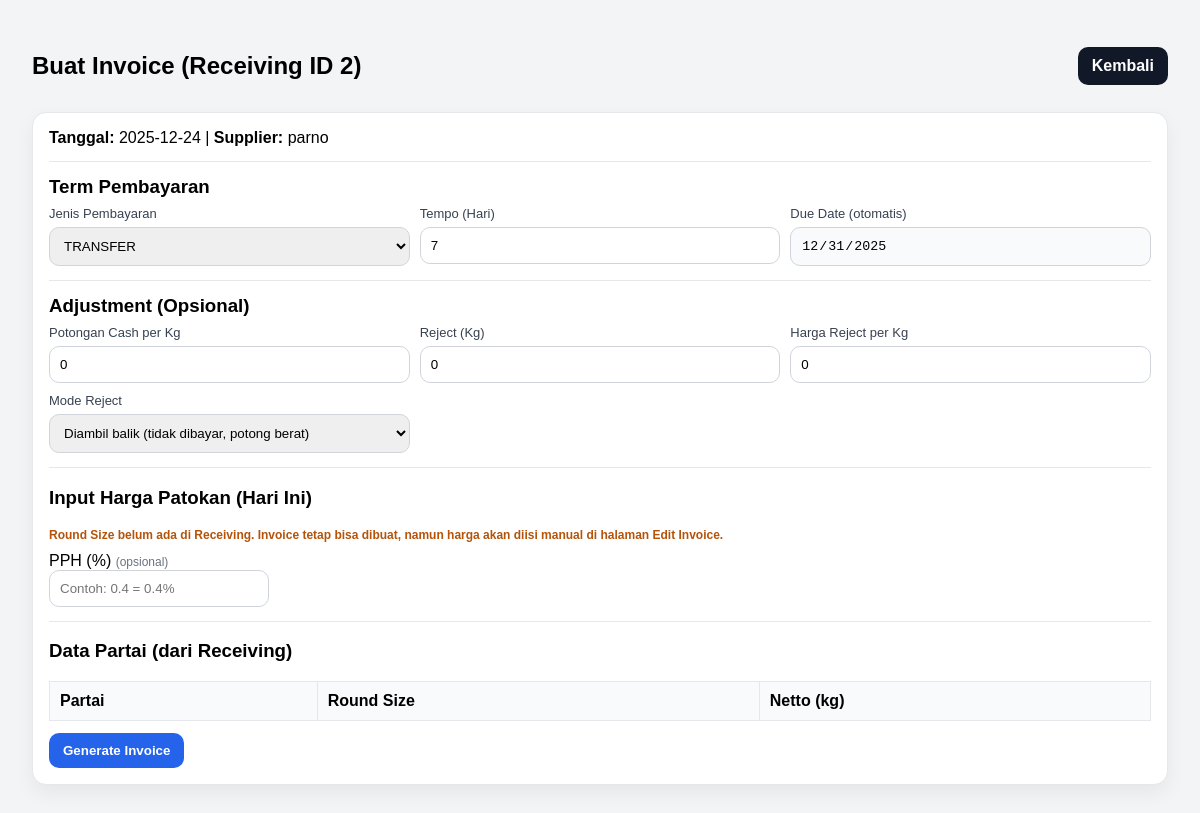
The page /invoice/new/2 (signed in) on the database as committed earlier.
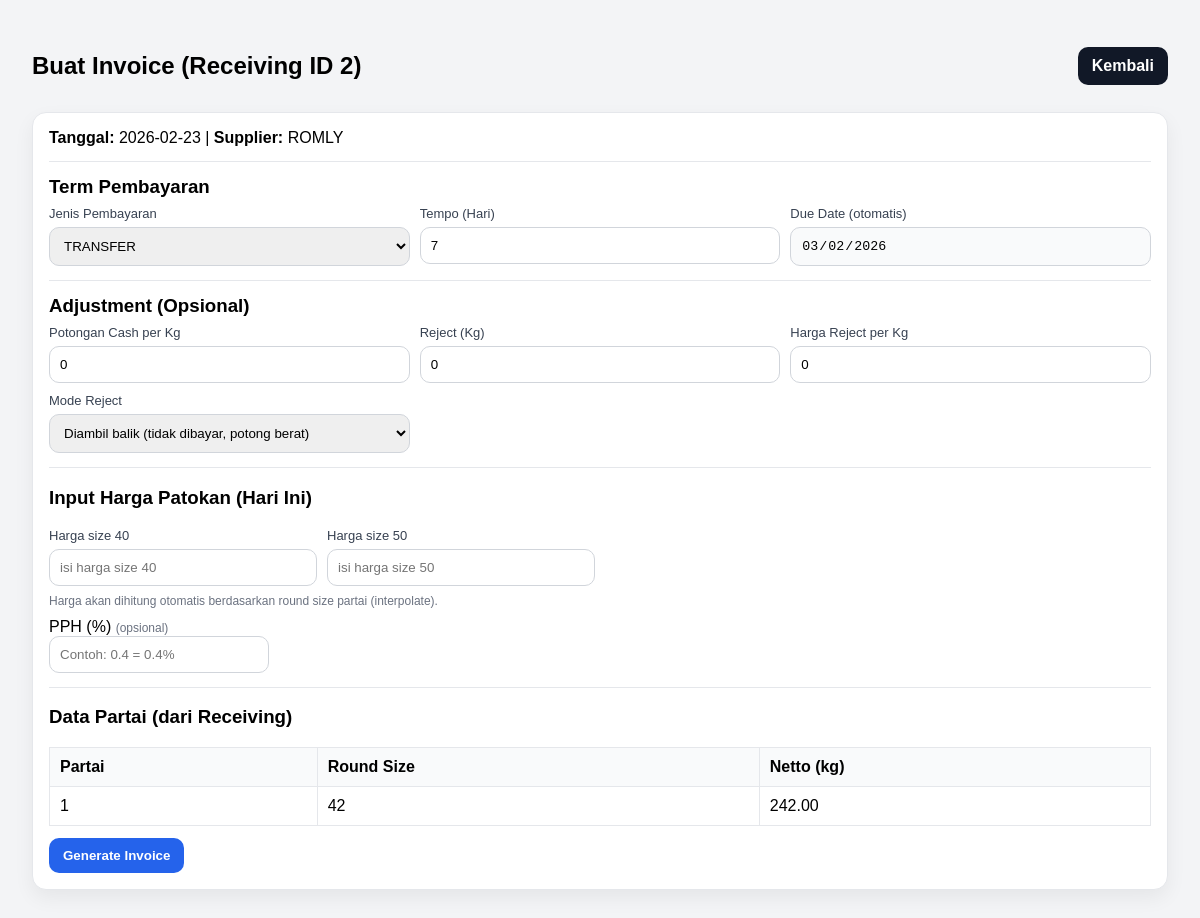
The same page on the database as committed later.
### tables this page shows
CREATE TABLE receiving_header (
            id INTEGER PRIMARY KEY AUTOINCREMENT,
            receiving_no INTEGER NOT NULL UNIQUE,
            tanggal TEXT NOT NULL,
            supplier TEXT NOT NULL,
            jenis TEXT NOT NULL,
            fiber REAL DEFAULT 0,
            created_at TEXT DEFAULT (datetime('now','localtime'))
        );

CREATE TABLE receiving_item (
                id INTEGER PRIMARY KEY AUTOINCREMENT,
                header_id INTEGER NOT NULL,
                partai_no INTEGER NOT NULL,
            
                pcs INTEGER,
                kg_sample REAL,
            
                size REAL,
                round_size INTEGER,
            
                keranjang INTEGER,
                tara_per_keranjang REAL,
            
                bruto REAL,
                total_tara REAL,
                netto REAL,
            
                note TEXT,
                timbangan_json TEXT,
            
                kategori_kupasan TEXT,
                fiber REAL,
            
                FOREIGN KEY(header_id)
                    REFERENCES receiving_header(id)
                    ON DELETE CASCADE
            );

### app.py (the view, shortened to what this page needs)
@app.route("/invoice/new/<int:receiving_id>", methods=["GET", "POST"])
def invoice_new(receiving_id):
    if not require_login():
        return redirect(url_for("login"))
    conn = get_conn()
    header = conn.execute(
        "SELECT * FROM receiving_header WHERE id=?",
        (receiving_id,)
    ).fetchone()
    if not header:
        conn.close()
        return "Receiving tidak ditemukan", 404
    existing = conn.execute("""
        SELECT id
        FROM invoice_header
        WHERE receiving_id=? AND status!='VOID'
        ORDER BY id DESC
        LIMIT 1
    """, (receiving_id,)).fetchone()
    if existing and request.method == "GET":
        conn.close()
        return redirect(url_for("invoice_view", invoice_id=existing["id"]))
    partai_rows = conn.execute("""
        SELECT partai_no, round_size, COALESCE(netto, 0) AS netto
        FROM receiving_item
        WHERE header_id=?
        ORDER BY partai_no ASC
    """, (receiving_id,)).fetchall()
    if request.method == "GET":
        has_size = any(r["round_size"] is not None for r in partai_rows)
        required_sizes = set()
        if has_size:
            for r in partai_rows:
                rs = r["round_size"]
                if rs is None:
                    continue
                s = int(rs)
                lo = (s // 10) * 10
                hi = lo + 10
                required_sizes.add(lo)
                required_sizes.add(hi)
        required_sizes = sorted(required_sizes)
        default_tempo = 7
        tgl_inv = datetime.strptime(header["tanggal"], "%Y-%m-%d")
        default_due = (tgl_inv + timedelta(days=default_tempo)).strftime("%Y-%m-%d")
        conn.close()
        return render_template(
            "invoice_new.html",
            header=dict(header),
            partai=[dict(r) for r in partai_rows],
            has_size=has_size,                 # <-- tambahan: dipakai untuk switch UI
            required_sizes=required_sizes,      # <-- sudah sorted list
            default_tempo=default_tempo,
            default_due=default_due
        )

### app.py (called while the page is built)
def require_login() -> bool:
    return bool(session.get("user"))

### helpers/db.py (called while the page is built)
def get_conn():
    conn = sqlite3.connect(DB_PATH, timeout=30)
    conn.row_factory = sqlite3.Row
    conn.execute("PRAGMA foreign_keys = ON;")
    conn.execute("PRAGMA journal_mode = WAL;")
    return conn

### templates/invoice_new.html (shortened to what this page needs)
<!doctype html>
<html lang="id">
<head>
</head>
<body>
<div class="top">
  <h2>Buat Invoice (Receiving ID {{ header["id"] }})</h2>
  <a class="btn btn-secondary" href="/receiving/{{ header['id'] }}">Kembali</a>
</div>
<div class="card">
  <div><b>Tanggal:</b> {{ header["tanggal"] }} | <b>Supplier:</b> {{ header["supplier"] }}</div>
  <form method="post" style="margin-top:12px;">
    <hr>
    <h3 class="section-title">Term Pembayaran</h3>
    <div class="grid-3">
      <div class="field">
        <label for="payment_type">Jenis Pembayaran</label>
        <select name="payment_type" id="payment_type">
          <option value="TRANSFER">TRANSFER</option>
        </select>
      </div>
      <div class="field">
        <label for="tempo_hari">Tempo (Hari)</label>
        <input type="number" step="1" min="0" name="tempo_hari" id="tempo_hari" value="{{ default_tempo }}" required>
      </div>
      <div class="field">
        <label for="due_preview">Due Date (otomatis)</label>
        <input type="date" id="due_preview" value="{{ default_due }}" readonly class="readonly">
      </div>
    </div>
    <hr>
    <h3 class="section-title">Adjustment (Opsional)</h3>
    <div class="grid-3">
      <div class="field">
        <label for="cash_deduct_per_kg">Potongan Cash per Kg</label>
        <input type="number" step="1" min="0" name="cash_deduct_per_kg" id="cash_deduct_per_kg" value="0">
      </div>
      <div class="field">
        <label for="reject_kg">Reject (Kg)</label>
        <input type="number" step="0.01" min="0" name="reject_kg" id="reject_kg" value="0">
      </div>
      <div class="field">
        <label for="reject_price">Harga Reject per Kg</label>
        <input type="number" step="1" min="0" name="reject_price" id="reject_price" value="0">
      </div>
    </div>
    <div class="grid-3" style="margin-top:10px;">
      <div class="field">
        <label for="reject_mode">Mode Reject</label>
        <select name="reject_mode" id="reject_mode">
          <option value="RETURN">Diambil balik (tidak dibayar, potong berat)</option>
        </select>
      </div>
      <div class="field"></div>
      <div class="field"></div>
    </div>
    <hr>
    <h3>Input Harga Patokan (Hari Ini)</h3>
    {% if required_sizes and required_sizes|length > 0 %}
      <div class="grid">
        {% for sz in required_sizes %}
        <div class="field">
          <label>Harga size {{ sz }}</label>
          <input name="p{{ sz }}" type="number" step="1" min="0" placeholder="isi harga size {{ sz }}" required>
        </div>
        {% endfor %}
      </div>
      <div class="muted" style="margin-top:8px;">
        Harga akan dihitung otomatis berdasarkan round size partai (interpolate).
      </div>
    {% else %}
   <div class="muted" style="color:#b45309;font-weight:600;">
      Round Size belum ada di Receiving.
     Invoice tetap bisa dibuat, namun harga akan diisi manual di halaman Edit Invoice.
    </div>
    {% endif %}
    <div style="margin-top:10px;max-width:220px;">
      <label>PPH (%) <span class="muted">(opsional)</span></label>
      <input type="number" name="pph" step="0.01" min="0" placeholder="Contoh: 0.4 = 0.4%">
    </div>
    <hr>
    <h3>Data Partai (dari Receiving)</h3>
    <table>
      <thead>
        <tr>
          <th>Partai</th>
          <th>Round Size</th>
          <th>Netto (kg)</th>
        </tr>
      </thead>
      <tbody>
        {% for p in partai %}
        <tr>
          <td>{{ p["partai_no"] }}</td>
          <td>{{ p.get("round_size") if p.get("round_size") is not none else "-" }}</td>
          <td>{{ "%.2f"|format(p["netto"] or 0) }}</td>
        </tr>
        {% endfor %}
      </tbody>
    </table>
    <button class="btn btn-primary" type="submit" style="margin-top:12px;">Generate Invoice</button>
  </form>
</div>
</body>
</html>

Rows that differ between the two databases and show on the page:
changed receiving_header id 2: tanggal "2025-12-24" → "2026-02-23"; supplier "parno" → "ROMLY"
added receiving_item: partai_no "1", round_size "42", netto "242.00"
Other text that changed with them:
form field default_due: "12/31/2025" → "03/02/2026"
new list line: "Harga size 40 isi harga size 40"
new list line: "Harga size 50 isi harga size 50"
text no longer shown: "Round Size belum ada di Receiving. Invoice tetap bisa dibuat, namun harga akan diisi manual di halaman Edit Invoice."
text now shown: "Harga akan dihitung otomatis berdasarkan round size partai (interpolate)."
